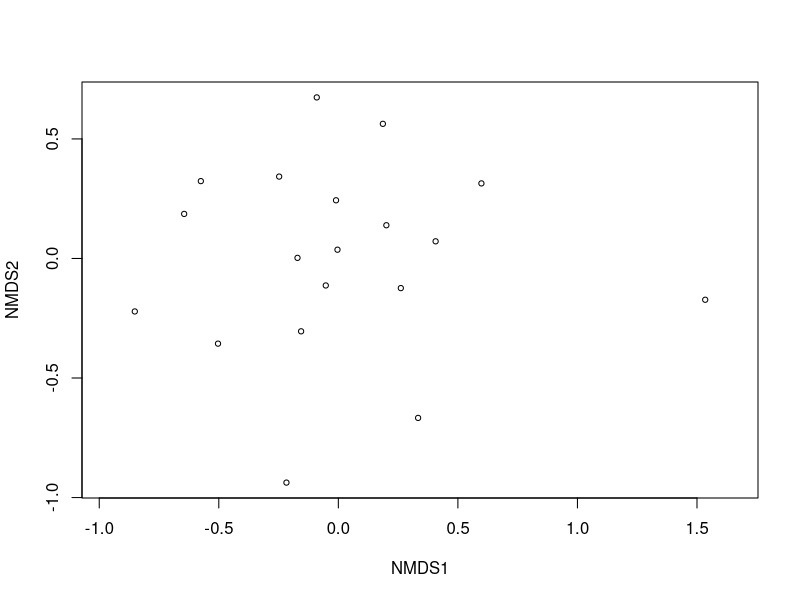
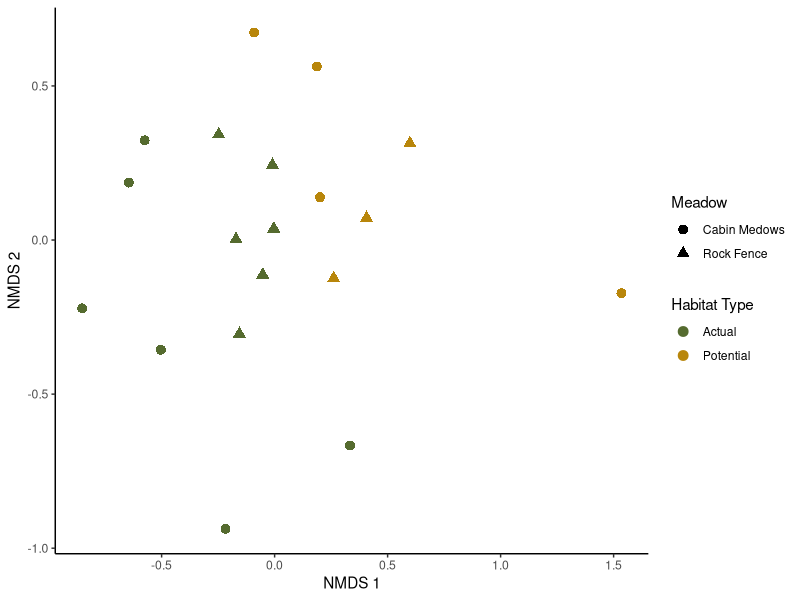
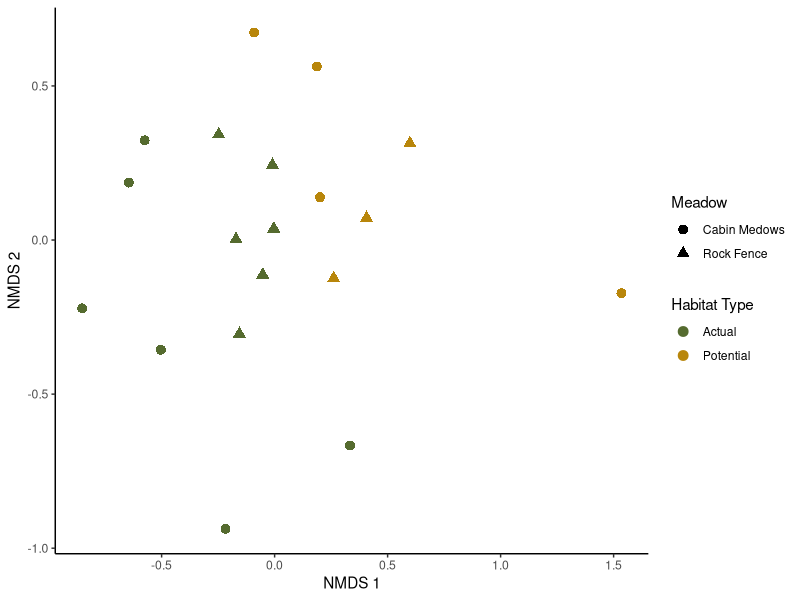

Reproduce these figures in R, in order. (Note: this script raises an error after producing the figures.)
library(vegan)
library(tidyverse)
library(here)

### Field data --------------
field.data.raw <- read.csv(here("data/SRWC-seedbank_plant-survey_2023-07-21b.csv"), header = TRUE)

## Color 
fun.palatte <- c("darkolivegreen","darkgoldenrod")

## Legend veriables 
meadow_labels <- c("cm" = "Cabin Medows", "rf" = "Rock Fence")
habitat_labels <- c("a" = "Actual", "p" = "Potential")


# removing duplicate rows
dup.1 <- which(field.data.raw$plot == "rf.6.a" & field.data.raw$species.code == "unkfb")[2]
dup.2 <- which(field.data.raw$plot == "rf.4.p" & field.data.raw$species.code == "sidore")[2]
drop <- c(dup.1, dup.2)

field.data <- field.data.raw %>% filter(!row_number() %in% drop)

# switching to wide format for vegan
field.wide <- field.data %>%
  pivot_wider(names_from = species.code, values_from = species.count, 
              names_sort = TRUE, values_fill = 0)

view(field.wide)

##Permanova 

# species matrix only
sp.matrix <- field.wide %>% select(abicon:vioadu)

# can also add transect
perma.field <- adonis2(sp.matrix ~ habitat + meadow, 
                    data = field.wide, method ="jaccard")

perma.field



## Code for plotting NMDS

jaccard.dist <- vegdist(sp.matrix, method="jaccard")
nmds <- metaMDS(jaccard.dist, k=2, tol=0.001, maxit=100) # figures out where the points should go

# basic plotting option
plot(nmds)

## ggplot option
nmdsPlot <- tibble(x=nmds$points[,1], y=nmds$points[,2])
nmdsPlot[,c('meadow','habitat','transect','plot')] <- 
  field.wide[,c('meadow','habitat','transect','plot')]

ggplot(nmdsPlot, aes(x, y, shape=factor(meadow), color=factor(habitat))) +
  geom_point(size=3) + 
  scale_color_manual(values = fun.palatte, labels = habitat_labels) +
  scale_shape_manual(values = c(16, 17), labels = meadow_labels) +
  theme_classic() +
  xlab('NMDS 1') +
  ylab('NMDS 2') +
  labs(color = 'Habitat', shape = 'Meadow') +
  guides(color = guide_legend(title = "Habitat Type"),
         shape = guide_legend(title = "Meadow"))

ggsave(filename = "figures/NMDS_species_field-data.png", width = 6, height = 4, units = "in")

## Greenhouse data ---------------
view(greenhouse.sum.clean)

# using greenhouse.sum.clean data from Rmd file

plot.info <- field.wide %>% select(meadow, habitat, transect, plot)

# switching to wide format for vegan
greenhouse.wide <- greenhouse.sum.clean %>%
  left_join(plot.info, by = "plot") %>%
  pivot_wider(names_from = species, values_from = count.max, 
            names_sort = TRUE, values_fill = 0)

view(greenhouse.wide)

##Permanova 

# species matrix only
gh.sp.matrix <- greenhouse.wide %>% select(bunny.ears.boo:white.based.flat.soft.grass)

perma.gh <- adonis2(gh.sp.matrix ~ habitat + meadow, 
                    data = greenhouse.wide, method ="bray")

perma.gh

## Code for plotting NMDS

bray.dist <- vegdist(sp.matrix, method="bray")
nmds <- metaMDS(bray.dist, k=2, tol=0.001, maxit=100) # figures out where the points should go

nmdsPlot2 <- tibble(x=nmds$points[,1], y=nmds$points[,2])
nmdsPlot2[,c('meadow','habitat','transect','plot')] <- 
  greenhouse.wide[,c('meadow','habitat','transect','plot')]

ggplot(nmdsPlot2, aes(x, y, shape=factor(meadow), color=factor(habitat))) +
  geom_point(size=3) + 
  scale_color_manual(values = fun.palatte, labels = habitat_labels) +
  scale_shape_manual(values = c(16, 17), labels = meadow_labels) +
  theme_classic() +
  xlab('NMDS 1') +
  ylab('NMDS 2') +
  labs(color = 'Habitat', shape = 'Meadow') +
  guides(color = guide_legend(title = "Habitat Type"),
         shape = guide_legend(title = "Meadow"))


ggsave(filename = "figures/NMDS_species_greenhouse-data.png", width = 6, height = 4, units = "in")
